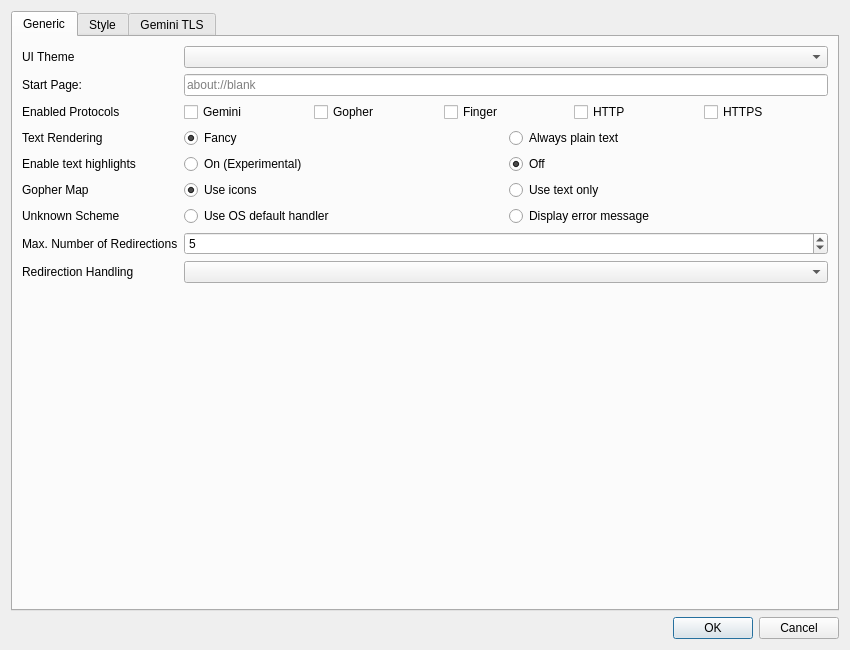
<?xml version="1.0" encoding="UTF-8"?>
<ui version="4.0">
 <class>SettingsDialog</class>
 <widget class="QDialog" name="SettingsDialog">
  <property name="geometry">
   <rect>
    <x>0</x>
    <y>0</y>
    <width>850</width>
    <height>650</height>
   </rect>
  </property>
  <property name="windowTitle">
   <string>Settings</string>
  </property>
  <property name="windowIcon">
   <iconset resource="icons.qrc">
    <normaloff>:/icons/settings.svg</normaloff>:/icons/settings.svg</iconset>
  </property>
  <layout class="QVBoxLayout" name="verticalLayout">
   <item>
    <widget class="QTabWidget" name="tabWidget">
     <property name="currentIndex">
      <number>0</number>
     </property>
     <widget class="QWidget" name="generic">
      <attribute name="icon">
       <iconset resource="icons.qrc">
        <normaloff>:/icons/settings.svg</normaloff>:/icons/settings.svg</iconset>
      </attribute>
      <attribute name="title">
       <string>Generic</string>
      </attribute>
      <layout class="QFormLayout" name="formLayout">
       <item row="0" column="0">
        <widget class="QLabel" name="label_15">
         <property name="text">
          <string>UI Theme</string>
         </property>
        </widget>
       </item>
       <item row="0" column="1">
        <widget class="QComboBox" name="ui_theme"/>
       </item>
       <item row="1" column="0">
        <widget class="QLabel" name="label_14">
         <property name="text">
          <string>Start Page:</string>
         </property>
        </widget>
       </item>
       <item row="1" column="1">
        <widget class="QLineEdit" name="start_page">
         <property name="placeholderText">
          <string>about://blank</string>
         </property>
        </widget>
       </item>
       <item row="2" column="0">
        <widget class="QLabel" name="label_16">
         <property name="text">
          <string>Enabled Protocols</string>
         </property>
        </widget>
       </item>
       <item row="2" column="1">
        <layout class="QHBoxLayout" name="horizontalLayout">
         <item>
          <widget class="QCheckBox" name="enable_gemini">
           <property name="text">
            <string>Gemini</string>
           </property>
          </widget>
         </item>
         <item>
          <widget class="QCheckBox" name="enable_gopher">
           <property name="enabled">
            <bool>true</bool>
           </property>
           <property name="text">
            <string>Gopher</string>
           </property>
          </widget>
         </item>
         <item>
          <widget class="QCheckBox" name="enable_finger">
           <property name="enabled">
            <bool>true</bool>
           </property>
           <property name="text">
            <string>Finger</string>
           </property>
          </widget>
         </item>
         <item>
          <widget class="QCheckBox" name="enable_http">
           <property name="text">
            <string>HTTP</string>
           </property>
          </widget>
         </item>
         <item>
          <widget class="QCheckBox" name="enable_https">
           <property name="text">
            <string>HTTPS</string>
           </property>
          </widget>
         </item>
        </layout>
       </item>
       <item row="3" column="0">
        <widget class="QLabel" name="label_19">
         <property name="text">
          <string>Text Rendering</string>
         </property>
        </widget>
       </item>
       <item row="3" column="1">
        <layout class="QHBoxLayout" name="horizontalLayout_5">
         <item>
          <widget class="QRadioButton" name="fancypants_on">
           <property name="text">
            <string>Fancy</string>
           </property>
           <property name="checked">
            <bool>true</bool>
           </property>
           <attribute name="buttonGroup">
            <string notr="true">textRenderingBtnGroup</string>
           </attribute>
          </widget>
         </item>
         <item>
          <widget class="QRadioButton" name="fancypants_off">
           <property name="text">
            <string>Always plain text</string>
           </property>
           <attribute name="buttonGroup">
            <string notr="true">textRenderingBtnGroup</string>
           </attribute>
          </widget>
         </item>
        </layout>
       </item>
       <item row="4" column="0">
        <widget class="QLabel" name="label_18">
         <property name="text">
          <string>Enable text highlights</string>
         </property>
        </widget>
       </item>
       <item row="4" column="1">
        <layout class="QHBoxLayout" name="horizontalLayout_3">
         <item>
          <widget class="QRadioButton" name="texthl_on">
           <property name="text">
            <string>On (Experimental)</string>
           </property>
           <attribute name="buttonGroup">
            <string notr="true">textHighlightsBtnGroup</string>
           </attribute>
          </widget>
         </item>
         <item>
          <widget class="QRadioButton" name="texthl_off">
           <property name="text">
            <string>Off</string>
           </property>
           <property name="checked">
            <bool>true</bool>
           </property>
           <attribute name="buttonGroup">
            <string notr="true">textHighlightsBtnGroup</string>
           </attribute>
          </widget>
         </item>
        </layout>
       </item>
       <item row="5" column="0">
        <widget class="QLabel" name="label_20">
         <property name="text">
          <string>Gopher Map</string>
         </property>
        </widget>
       </item>
       <item row="5" column="1">
        <layout class="QHBoxLayout" name="horizontalLayout_4">
         <item>
          <widget class="QRadioButton" name="gophermap_icon">
           <property name="text">
            <string>Use icons</string>
           </property>
           <property name="checked">
            <bool>true</bool>
           </property>
           <attribute name="buttonGroup">
            <string notr="true">gophermapBtnGroup</string>
           </attribute>
          </widget>
         </item>
         <item>
          <widget class="QRadioButton" name="gophermap_text">
           <property name="text">
            <string>Use text only</string>
           </property>
           <attribute name="buttonGroup">
            <string notr="true">gophermapBtnGroup</string>
           </attribute>
          </widget>
         </item>
        </layout>
       </item>
       <item row="6" column="0">
        <widget class="QLabel" name="label_22">
         <property name="text">
          <string>Unknown Scheme</string>
         </property>
        </widget>
       </item>
       <item row="6" column="1">
        <layout class="QHBoxLayout" name="horizontalLayout_7">
         <item>
          <widget class="QRadioButton" name="scheme_os_default">
           <property name="text">
            <string>Use OS default handler</string>
           </property>
           <attribute name="buttonGroup">
            <string notr="true">buttonGroup</string>
           </attribute>
          </widget>
         </item>
         <item>
          <widget class="QRadioButton" name="scheme_error">
           <property name="text">
            <string>Display error message</string>
           </property>
           <attribute name="buttonGroup">
            <string notr="true">buttonGroup</string>
           </attribute>
          </widget>
         </item>
        </layout>
       </item>
       <item row="7" column="0">
        <widget class="QLabel" name="label_26">
         <property name="text">
          <string>Max. Number of Redirections</string>
         </property>
        </widget>
       </item>
       <item row="7" column="1">
        <widget class="QSpinBox" name="max_redirects">
         <property name="value">
          <number>5</number>
         </property>
        </widget>
       </item>
       <item row="8" column="0">
        <widget class="QLabel" name="label_27">
         <property name="text">
          <string>Redirection Handling</string>
         </property>
        </widget>
       </item>
       <item row="8" column="1">
        <widget class="QComboBox" name="redirection_mode"/>
       </item>
      </layout>
     </widget>
     <widget class="QWidget" name="style_tab">
      <attribute name="icon">
       <iconset resource="icons.qrc">
        <normaloff>:/icons/palette.svg</normaloff>:/icons/palette.svg</iconset>
      </attribute>
      <attribute name="title">
       <string>Style</string>
      </attribute>
      <layout class="QHBoxLayout" name="horizontalLayout_23">
       <item>
        <layout class="QFormLayout" name="formLayout_3">
         <property name="leftMargin">
          <number>5</number>
         </property>
         <item row="0" column="1">
          <layout class="QHBoxLayout" name="horizontalLayout_13">
           <item>
            <widget class="QLabel" name="bg_preview">
             <property name="text">
              <string/>
             </property>
             <property name="textFormat">
              <enum>Qt::PlainText</enum>
             </property>
            </widget>
           </item>
           <item>
            <widget class="QToolButton" name="bg_change_color">
             <property name="text">
              <string/>
             </property>
             <property name="icon">
              <iconset resource="icons.qrc">
               <normaloff>:/icons/palette.svg</normaloff>:/icons/palette.svg</iconset>
             </property>
            </widget>
           </item>
          </layout>
         </item>
         <item row="0" column="0">
          <widget class="QLabel" name="label_2">
           <property name="text">
            <string>Background Color</string>
           </property>
          </widget>
         </item>
         <item row="1" column="0">
          <widget class="QLabel" name="label">
           <property name="text">
            <string>Standard Font</string>
           </property>
          </widget>
         </item>
         <item row="1" column="1">
          <layout class="QHBoxLayout" name="horizontalLayout_14">
           <item>
            <widget class="QLabel" name="std_preview">
             <property name="frameShape">
              <enum>QFrame::NoFrame</enum>
             </property>
             <property name="text">
              <string>This text will be displayed for normal text.</string>
             </property>
            </widget>
           </item>
           <item>
            <widget class="QToolButton" name="std_change_font">
             <property name="text">
              <string/>
             </property>
             <property name="icon">
              <iconset resource="icons.qrc">
               <normaloff>:/icons/format-font.svg</normaloff>:/icons/format-font.svg</iconset>
             </property>
            </widget>
           </item>
           <item>
            <widget class="QToolButton" name="std_change_color">
             <property name="text">
              <string/>
             </property>
             <property name="icon">
              <iconset resource="icons.qrc">
               <normaloff>:/icons/palette.svg</normaloff>:/icons/palette.svg</iconset>
             </property>
            </widget>
           </item>
          </layout>
         </item>
         <item row="2" column="0">
          <widget class="QLabel" name="label_3">
           <property name="text">
            <string>Preformatted Font</string>
           </property>
          </widget>
         </item>
         <item row="2" column="1">
          <layout class="QHBoxLayout" name="horizontalLayout_15">
           <item>
            <widget class="QLabel" name="pre_preview">
             <property name="frameShape">
              <enum>QFrame::NoFrame</enum>
             </property>
             <property name="text">
              <string>This text will be displayed for preformatted text.</string>
             </property>
            </widget>
           </item>
           <item>
            <widget class="QToolButton" name="pre_change_font">
             <property name="text">
              <string/>
             </property>
             <property name="icon">
              <iconset resource="icons.qrc">
               <normaloff>:/icons/format-font.svg</normaloff>:/icons/format-font.svg</iconset>
             </property>
            </widget>
           </item>
           <item>
            <widget class="QToolButton" name="pre_change_color">
             <property name="text">
              <string/>
             </property>
             <property name="icon">
              <iconset resource="icons.qrc">
               <normaloff>:/icons/palette.svg</normaloff>:/icons/palette.svg</iconset>
             </property>
            </widget>
           </item>
          </layout>
         </item>
         <item row="3" column="0">
          <widget class="QLabel" name="label_4">
           <property name="text">
            <string>H1 Font</string>
           </property>
          </widget>
         </item>
         <item row="3" column="1">
          <layout class="QHBoxLayout" name="horizontalLayout_16">
           <item>
            <widget class="QLabel" name="h1_preview">
             <property name="frameShape">
              <enum>QFrame::NoFrame</enum>
             </property>
             <property name="text">
              <string>This text will be displayed for a level 1 heading.</string>
             </property>
            </widget>
           </item>
           <item>
            <widget class="QToolButton" name="h1_change_font">
             <property name="text">
              <string/>
             </property>
             <property name="icon">
              <iconset resource="icons.qrc">
               <normaloff>:/icons/format-font.svg</normaloff>:/icons/format-font.svg</iconset>
             </property>
            </widget>
           </item>
           <item>
            <widget class="QToolButton" name="h1_change_color">
             <property name="text">
              <string/>
             </property>
             <property name="icon">
              <iconset resource="icons.qrc">
               <normaloff>:/icons/palette.svg</normaloff>:/icons/palette.svg</iconset>
             </property>
            </widget>
           </item>
          </layout>
         </item>
         <item row="4" column="0">
          <widget class="QLabel" name="label_5">
           <property name="text">
            <string>H2 Font</string>
           </property>
          </widget>
         </item>
         <item row="4" column="1">
          <layout class="QHBoxLayout" name="horizontalLayout_18">
           <item>
            <widget class="QLabel" name="h2_preview">
             <property name="frameShape">
              <enum>QFrame::NoFrame</enum>
             </property>
             <property name="text">
              <string>This text will be displayed for a level 2 heading.</string>
             </property>
            </widget>
           </item>
           <item>
            <widget class="QToolButton" name="h2_change_font">
             <property name="text">
              <string/>
             </property>
             <property name="icon">
              <iconset resource="icons.qrc">
               <normaloff>:/icons/format-font.svg</normaloff>:/icons/format-font.svg</iconset>
             </property>
            </widget>
           </item>
           <item>
            <widget class="QToolButton" name="h2_change_color">
             <property name="text">
              <string/>
             </property>
             <property name="icon">
              <iconset resource="icons.qrc">
               <normaloff>:/icons/palette.svg</normaloff>:/icons/palette.svg</iconset>
             </property>
            </widget>
           </item>
          </layout>
         </item>
         <item row="5" column="0">
          <widget class="QLabel" name="label_6">
           <property name="text">
            <string>H3 Font</string>
           </property>
          </widget>
         </item>
         <item row="5" column="1">
          <layout class="QHBoxLayout" name="horizontalLayout_19">
           <item>
            <widget class="QLabel" name="h3_preview">
             <property name="styleSheet">
              <string notr="true">border: 1px solid black;</string>
             </property>
             <property name="frameShape">
              <enum>QFrame::NoFrame</enum>
             </property>
             <property name="text">
              <string>This text will be displayed for a level 3 heading.</string>
             </property>
             <property name="textFormat">
              <enum>Qt::PlainText</enum>
             </property>
            </widget>
           </item>
           <item>
            <widget class="QToolButton" name="h3_change_font">
             <property name="text">
              <string/>
             </property>
             <property name="icon">
              <iconset resource="icons.qrc">
               <normaloff>:/icons/format-font.svg</normaloff>:/icons/format-font.svg</iconset>
             </property>
            </widget>
           </item>
           <item>
            <widget class="QToolButton" name="h3_change_color">
             <property name="text">
              <string/>
             </property>
             <property name="icon">
              <iconset resource="icons.qrc">
               <normaloff>:/icons/palette.svg</normaloff>:/icons/palette.svg</iconset>
             </property>
            </widget>
           </item>
          </layout>
         </item>
         <item row="6" column="0">
          <widget class="QLabel" name="label_7">
           <property name="text">
            <string>Local Link Color</string>
           </property>
          </widget>
         </item>
         <item row="7" column="0">
          <widget class="QLabel" name="label_8">
           <property name="text">
            <string>Foreign Link Color</string>
           </property>
          </widget>
         </item>
         <item row="8" column="0">
          <widget class="QLabel" name="label_9">
           <property name="text">
            <string>Cross-Scheme-Color</string>
           </property>
          </widget>
         </item>
         <item row="9" column="0">
          <widget class="QLabel" name="label_10">
           <property name="text">
            <string>Local Link Prefix</string>
           </property>
          </widget>
         </item>
         <item row="10" column="0">
          <widget class="QLabel" name="label_11">
           <property name="text">
            <string>Extern Link Prefix</string>
           </property>
          </widget>
         </item>
         <item row="10" column="1">
          <widget class="QLineEdit" name="link_foreign_prefix">
           <property name="text">
            <string>⇒ </string>
           </property>
          </widget>
         </item>
         <item row="9" column="1">
          <widget class="QLineEdit" name="link_local_prefix">
           <property name="text">
            <string>→ </string>
           </property>
          </widget>
         </item>
         <item row="6" column="1">
          <layout class="QHBoxLayout" name="horizontalLayout_20">
           <item>
            <widget class="QLabel" name="link_local_preview">
             <property name="text">
              <string>This is a local reference</string>
             </property>
             <property name="textFormat">
              <enum>Qt::PlainText</enum>
             </property>
            </widget>
           </item>
           <item>
            <widget class="QToolButton" name="link_local_change_color">
             <property name="text">
              <string/>
             </property>
             <property name="icon">
              <iconset resource="icons.qrc">
               <normaloff>:/icons/palette.svg</normaloff>:/icons/palette.svg</iconset>
             </property>
            </widget>
           </item>
          </layout>
         </item>
         <item row="7" column="1">
          <layout class="QHBoxLayout" name="horizontalLayout_21">
           <item>
            <widget class="QLabel" name="link_foreign_preview">
             <property name="text">
              <string>This is a foreign reference</string>
             </property>
             <property name="textFormat">
              <enum>Qt::PlainText</enum>
             </property>
            </widget>
           </item>
           <item>
            <widget class="QToolButton" name="link_foreign_change_color">
             <property name="text">
              <string/>
             </property>
             <property name="icon">
              <iconset resource="icons.qrc">
               <normaloff>:/icons/palette.svg</normaloff>:/icons/palette.svg</iconset>
             </property>
            </widget>
           </item>
          </layout>
         </item>
         <item row="8" column="1">
          <layout class="QHBoxLayout" name="horizontalLayout_22">
           <item>
            <widget class="QLabel" name="link_cross_preview">
             <property name="text">
              <string>This reference is cross-scheme</string>
             </property>
             <property name="textFormat">
              <enum>Qt::PlainText</enum>
             </property>
            </widget>
           </item>
           <item>
            <widget class="QToolButton" name="link_cross_change_color">
             <property name="text">
              <string/>
             </property>
             <property name="icon">
              <iconset resource="icons.qrc">
               <normaloff>:/icons/palette.svg</normaloff>:/icons/palette.svg</iconset>
             </property>
            </widget>
           </item>
          </layout>
         </item>
         <item row="12" column="0">
          <widget class="QLabel" name="label_12">
           <property name="text">
            <string>Auto-Theme Generation</string>
           </property>
          </widget>
         </item>
         <item row="12" column="1">
          <widget class="QComboBox" name="auto_theme"/>
         </item>
         <item row="13" column="0">
          <widget class="QLabel" name="label_13">
           <property name="text">
            <string>Page Margin</string>
           </property>
          </widget>
         </item>
         <item row="13" column="1">
          <widget class="QDoubleSpinBox" name="page_margin">
           <property name="suffix">
            <string> px</string>
           </property>
           <property name="decimals">
            <number>0</number>
           </property>
           <property name="maximum">
            <double>350.000000000000000</double>
           </property>
          </widget>
         </item>
         <item row="14" column="1">
          <layout class="QHBoxLayout" name="horizontalLayout_2">
           <item>
            <widget class="QComboBox" name="presets"/>
           </item>
           <item>
            <widget class="QToolButton" name="preset_new">
             <property name="toolTip">
              <string>Save as new preset</string>
             </property>
             <property name="text">
              <string>...</string>
             </property>
             <property name="icon">
              <iconset resource="icons.qrc">
               <normaloff>:/icons/plus.svg</normaloff>:/icons/plus.svg</iconset>
             </property>
            </widget>
           </item>
           <item>
            <widget class="QToolButton" name="preset_save">
             <property name="toolTip">
              <string>Override current preset</string>
             </property>
             <property name="text">
              <string>...</string>
             </property>
             <property name="icon">
              <iconset resource="icons.qrc">
               <normaloff>:/icons/content-save.svg</normaloff>:/icons/content-save.svg</iconset>
             </property>
            </widget>
           </item>
           <item>
            <widget class="QToolButton" name="preset_load">
             <property name="toolTip">
              <string>Load preset</string>
             </property>
             <property name="text">
              <string>...</string>
             </property>
             <property name="icon">
              <iconset resource="icons.qrc">
               <normaloff>:/icons/folder-open.svg</normaloff>:/icons/folder-open.svg</iconset>
             </property>
            </widget>
           </item>
           <item>
            <widget class="QToolButton" name="preset_import">
             <property name="toolTip">
              <string>Imports preset…</string>
             </property>
             <property name="toolTipDuration">
              <number>-1</number>
             </property>
             <property name="text">
              <string>...</string>
             </property>
             <property name="icon">
              <iconset resource="icons.qrc">
               <normaloff>:/icons/content-save-import.svg</normaloff>:/icons/content-save-import.svg</iconset>
             </property>
            </widget>
           </item>
           <item>
            <widget class="QToolButton" name="preset_export">
             <property name="toolTip">
              <string>Export preset…</string>
             </property>
             <property name="text">
              <string>...</string>
             </property>
             <property name="icon">
              <iconset resource="icons.qrc">
               <normaloff>:/icons/content-save-move.svg</normaloff>:/icons/content-save-move.svg</iconset>
             </property>
            </widget>
           </item>
          </layout>
         </item>
         <item row="14" column="0">
          <widget class="QLabel" name="label_17">
           <property name="text">
            <string>Presets</string>
           </property>
          </widget>
         </item>
         <item row="11" column="0">
          <widget class="QLabel" name="label_21">
           <property name="text">
            <string>Block Quote Background</string>
           </property>
          </widget>
         </item>
         <item row="11" column="1">
          <layout class="QHBoxLayout" name="horizontalLayout_6">
           <item>
            <widget class="QLabel" name="quote_preview">
             <property name="text">
              <string/>
             </property>
            </widget>
           </item>
           <item>
            <widget class="QToolButton" name="quote_change_color">
             <property name="text">
              <string>...</string>
             </property>
             <property name="icon">
              <iconset resource="icons.qrc">
               <normaloff>:/icons/palette.svg</normaloff>:/icons/palette.svg</iconset>
             </property>
            </widget>
           </item>
          </layout>
         </item>
        </layout>
       </item>
       <item>
        <layout class="QVBoxLayout" name="verticalLayout_2">
         <item>
          <widget class="QTextBrowser" name="style_preview">
           <property name="openLinks">
            <bool>false</bool>
           </property>
          </widget>
         </item>
         <item>
          <widget class="QLineEdit" name="preview_url">
           <property name="placeholderText">
            <string>host.name</string>
           </property>
          </widget>
         </item>
        </layout>
       </item>
      </layout>
     </widget>
     <widget class="QWidget" name="gem_trust_page">
      <attribute name="icon">
       <iconset resource="icons.qrc">
        <normaloff>:/icons/certificate.svg</normaloff>:/icons/certificate.svg</iconset>
      </attribute>
      <attribute name="title">
       <string>Gemini TLS</string>
      </attribute>
      <layout class="QFormLayout" name="formLayout_2">
       <item row="0" column="0">
        <widget class="QLabel" name="label_23">
         <property name="text">
          <string>Trust Level</string>
         </property>
        </widget>
       </item>
       <item row="0" column="1">
        <widget class="QComboBox" name="trust_level"/>
       </item>
       <item row="1" column="0">
        <widget class="QLabel" name="label_24">
         <property name="text">
          <string>Certificate Authorities</string>
         </property>
        </widget>
       </item>
       <item row="1" column="1">
        <layout class="QHBoxLayout" name="horizontalLayout_8">
         <item>
          <widget class="QRadioButton" name="trust_enable_ca">
           <property name="text">
            <string>Use local certificate authorities</string>
           </property>
           <attribute name="buttonGroup">
            <string notr="true">buttonGroup_2</string>
           </attribute>
          </widget>
         </item>
         <item>
          <widget class="QRadioButton" name="trust_disable__ca">
           <property name="text">
            <string>Don't use local certificate authorities</string>
           </property>
           <attribute name="buttonGroup">
            <string notr="true">buttonGroup_2</string>
           </attribute>
          </widget>
         </item>
        </layout>
       </item>
       <item row="2" column="0">
        <widget class="QLabel" name="label_25">
         <property name="text">
          <string>Trusted Hosts</string>
         </property>
        </widget>
       </item>
       <item row="2" column="1">
        <layout class="QVBoxLayout" name="verticalLayout_3">
         <item>
          <widget class="QTableView" name="trusted_hosts">
           <property name="cornerButtonEnabled">
            <bool>true</bool>
           </property>
          </widget>
         </item>
         <item>
          <layout class="QHBoxLayout" name="horizontalLayout_9">
           <item>
            <widget class="QToolButton" name="trust_revoke_selected">
             <property name="enabled">
              <bool>false</bool>
             </property>
             <property name="text">
              <string>Revoke trust</string>
             </property>
            </widget>
           </item>
           <item>
            <spacer name="horizontalSpacer">
             <property name="orientation">
              <enum>Qt::Horizontal</enum>
             </property>
             <property name="sizeHint" stdset="0">
              <size>
               <width>40</width>
               <height>20</height>
              </size>
             </property>
            </spacer>
           </item>
          </layout>
         </item>
        </layout>
       </item>
      </layout>
     </widget>
    </widget>
   </item>
   <item>
    <widget class="QDialogButtonBox" name="buttonBox">
     <property name="orientation">
      <enum>Qt::Horizontal</enum>
     </property>
     <property name="standardButtons">
      <set>QDialogButtonBox::Cancel|QDialogButtonBox::Ok</set>
     </property>
    </widget>
   </item>
  </layout>
 </widget>
 <resources>
  <include location="icons.qrc"/>
 </resources>
 <connections>
  <connection>
   <sender>buttonBox</sender>
   <signal>rejected()</signal>
   <receiver>SettingsDialog</receiver>
   <slot>reject()</slot>
   <hints>
    <hint type="sourcelabel">
     <x>325</x>
     <y>470</y>
    </hint>
    <hint type="destinationlabel">
     <x>286</x>
     <y>274</y>
    </hint>
   </hints>
  </connection>
  <connection>
   <sender>buttonBox</sender>
   <signal>accepted()</signal>
   <receiver>SettingsDialog</receiver>
   <slot>accept()</slot>
   <hints>
    <hint type="sourcelabel">
     <x>257</x>
     <y>470</y>
    </hint>
    <hint type="destinationlabel">
     <x>157</x>
     <y>274</y>
    </hint>
   </hints>
  </connection>
 </connections>
 <buttongroups>
  <buttongroup name="buttonGroup_2"/>
  <buttongroup name="buttonGroup"/>
  <buttongroup name="textRenderingBtnGroup"/>
  <buttongroup name="textHighlightsBtnGroup"/>
  <buttongroup name="gophermapBtnGroup"/>
 </buttongroups>
</ui>
